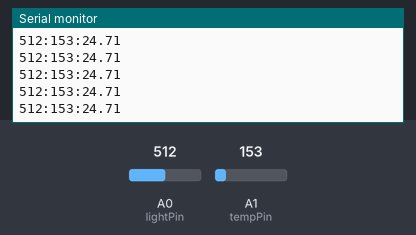
The sketch below on a simulated Arduino Uno, built with avr-gcc and run on an emulated ATmega328P. Parts: the last lines printed to the serial monitor. The inputs (shaded band) are chosen by the test bench; at power-on: A1 (tempPin) = 153, A0 (lightPin) = 512.

Above: at 1.2 s.
1.3 s: A1 (tempPin) set to 135
At 2.2 s:
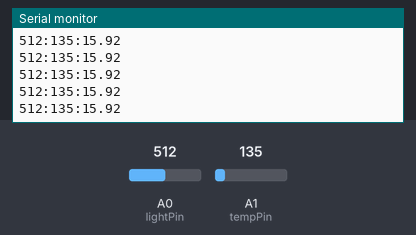
2.8 s: A1 (tempPin) set to 115
At 3.9 s:
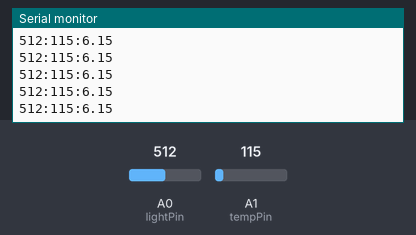
Timing chart, 0 to 5.8 s (numbered marks = the images above; inputs shaded):
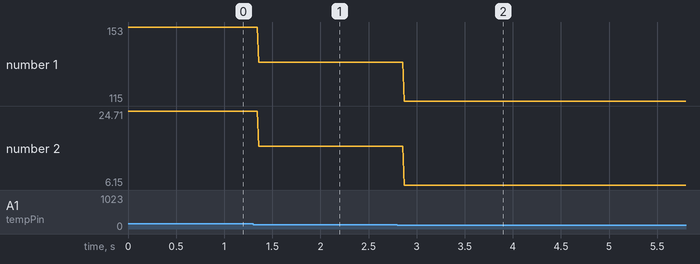

The sketch:

buerostatus.ino
```cpp
#define aref_voltage 5
#define max_value 1024.0
#define lightPin 0
#define tempPin 1

int lightReading;
int tempReading;

void setup(void) {
  Serial.begin(9600);
}

void loop(void) {
  // temperature reading based on adafruit sample code
  // see https://learn.adafruit.com/tmp36-temperature-sensor/using-a-temp-sensor
  // verified with TMP36 datasheet
  // see http://www.analog.com/media/en/technical-documentation/data-sheets/TMP35_36_37.pdf
  tempReading = analogRead(tempPin);
  // converting that reading to voltage, which is based off the reference voltage
  float voltage = (tempReading * aref_voltage) / max_value;
  // 0.5 V offset, 10mV per degree celsius
  // 25 C = 0.75 V
  float temperatureC = (voltage - 0.5) * 100;
  lightReading = analogRead(lightPin);
  Serial.print(lightReading);
  Serial.print(":");
  Serial.print(tempReading);
  Serial.print(":");
  Serial.println(temperatureC);

  delay(10);
}
```

Measured:
- after the input at 1.3 s, the serial monitor: prints a new line after 0.06 s (image 1)
- after the input at 2.8 s, the serial monitor: prints a new line after 0.07 s (image 2)
- plotted number 1: 153 → 135 after the input at 1.3 s, 135 → 115 after the input at 2.8 s
- plotted number 2: 24.71 → 15.92 after the input at 1.3 s, 15.92 → 6.15 after the input at 2.8 s
